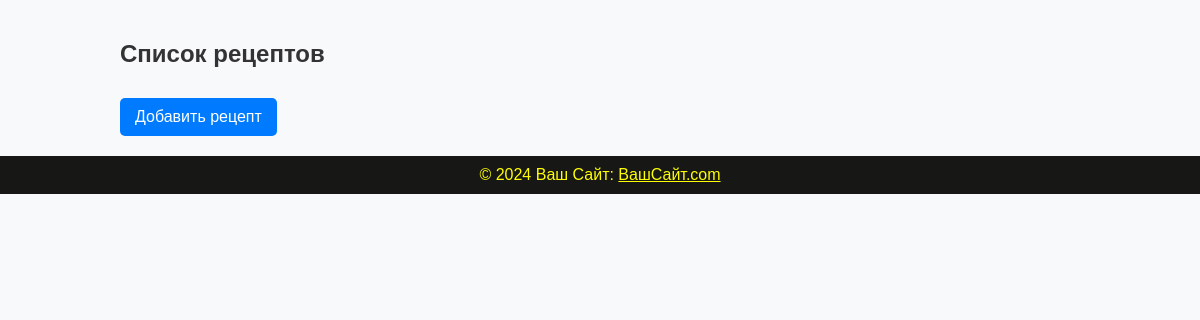
Before: /recipes/ with the older database file.
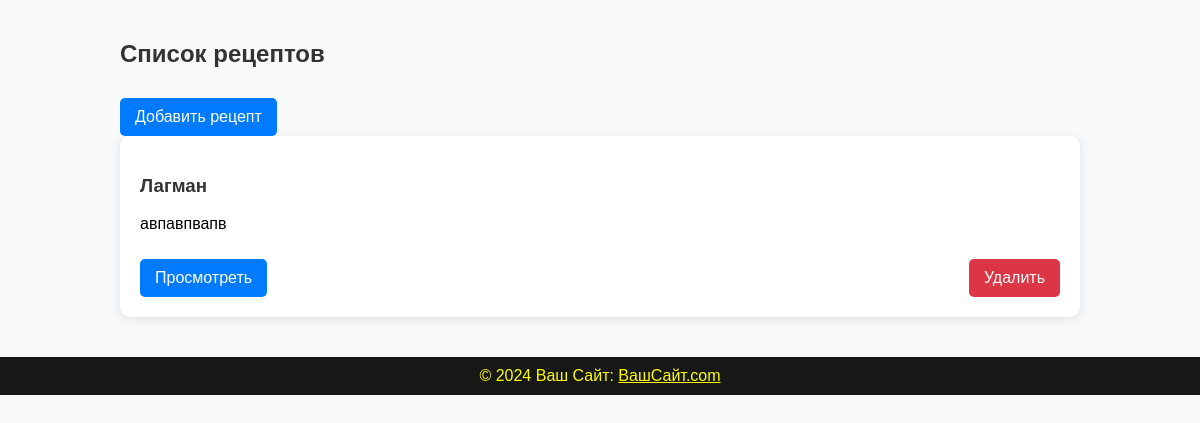
After: the same page with the newer database file.
### recipes/models.py (models this page shows, shortened)
class Recipe(models.Model):
    title = models.CharField(max_length=255)
    description = models.TextField()

### recipes/views.py (the view)
# urls.py: path('', RecipeListView.as_view(), name='recipe-list'),
class RecipeListView(ListView):
    model = Recipe
    template_name = "recipes/recipe_list.html"
    context_object_name = "recipes"

### templates/recipes/recipe_list.html (shortened to what this page needs)
{% load static %}
<!DOCTYPE html>
<html lang="ru">
<head>
    <link rel="stylesheet" href="{% static 'css/book.css' %}">
    <link rel="stylesheet" href="{% static 'css/style.css' %}">
</head>
<body>
    <div class="container">
        <h2>Список рецептов</h2>
        <a href="{% url 'recipe-create' %}" class="btn">Добавить рецепт</a>
        <div class="recipes">
            {% for recipe in recipes %}
                <div class="card">
                    <h3>{{ recipe.title }}</h3>
                    <p>{{ recipe.description|truncatewords:15 }}</p>
                    <div class="card-buttons">
                        <a href="{% url 'recipe-detail' recipe.pk %}" class="btn">Просмотреть</a>
                        <a href="{% url 'recipe-delete' recipe.pk %}" class="btn btn-danger">Удалить</a>
                    </div>
                </div>
            {% endfor %}
        </div>
    </div>
{% include 'components/footer.html' %}
</body>
</html>

### templates/components/header.html (shortened to what this page needs)
 {% load static %}

### templates/components/footer.html (shortened to what this page needs)
<footer>
  © 2024 Ваш Сайт:
  <a class="text-reset fw-bold" href="#" style="color: yellow;">ВашСайт.com</a>
</footer>

### static/css/book.css (style rules this page uses)
body { display: flex; flex-direction: column; min-height: 100vh; padding-top: 70px; background: url("https://i.pinimg.com/736x/e3/7d/a9/e37da92d1e32051af32a81a8950733f3.jpg"); background-repeat: no-repeat; background-size: cover; background-position: center; }
footer { background-color: #171716; color: yellow; text-align: center; padding: 10px; }
.card { height: 200px; }
.card { height: auto; }

### static/css/style.css (style rules this page uses)
body { font-family: Arial, sans-serif; background-color: #f8f9fa; margin: 0; padding: 0; }
.container { width: 80%; margin: 20px auto; }
.card { background: white; padding: 20px; border-radius: 10px; box-shadow: 0 2px 10px rgba(0, 0, 0, 0.1); margin-bottom: 20px; }
h2, h3 { color: #333; }
.btn { display: inline-block; padding: 10px 15px; margin-top: 10px; background: #007bff; color: white; text-decoration: none; border-radius: 5px; transition: 0.3s; }
.btn-danger { background: #dc3545; }
.card-buttons { display: flex; justify-content: space-between; margin-top: 10px; }

Changed rows visible on the page:
added Recipe: title "Лагман", description "авпавпвапв"
